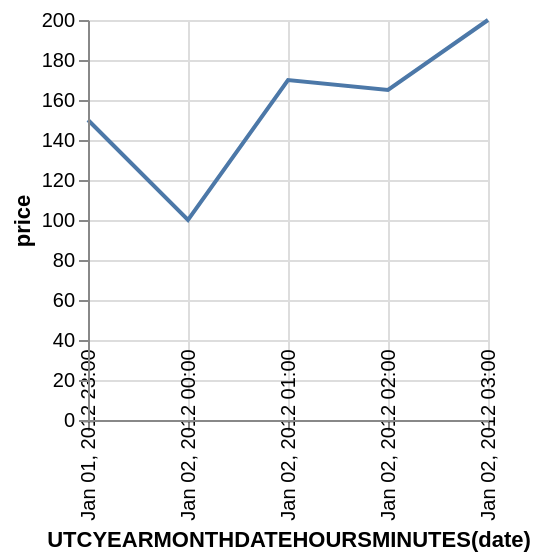

Vega-Lite specification for this chart:
### Vega specification from a JSON file in a GitHub repository (floating-point values rounded to 4 significant figures)
{"$schema": "http://vega.github.io/schema/vega/v3.0.json", "description": "Google's stock price over time.", "autosize": "pad", "padding": 5, "encode": {"update": {"fill": {"value": "transparent"}}}, "data": [{"name": "source_0", "values": [{"date": "Sun, 01 Jan 2012 23:00:00", "price": 150}, {"date": "Sun, 02 Jan 2012 00:00:00", "price": 100}, {"date": "Sun, 02 Jan 2012 01:00:00", "price": 170}, {"date": "Sun, 02 Jan 2012 02:00:00", "price": 165}, {"date": "Sun, 02 Jan 2012 03:00:00", "price": 200}], "format": {"type": "json", "parse": {"date": "date", "price": "number"}}, "transform": [{"type": "filter", "expr": "datum[\"date\"] !== null && !isNaN(datum[\"date\"]) && datum[\"price\"] !== null && !isNaN(datum[\"price\"])"}, {"type": "formula", "as": "utcyearmonthdatehoursminutes_date", "expr": "datetime(utcyear(datum[\"date\"]), utcmonth(datum[\"date\"]), utcdate(datum[\"date\"]), utchours(datum[\"date\"]), utcminutes(datum[\"date\"]), 0, 0)"}, {"type": "collect", "sort": {"field": "utcyearmonthdatehoursminutes_date", "order": "descending"}}]}], "signals": [{"name": "width", "update": "200"}, {"name": "height", "update": "200"}], "marks": [{"name": "marks", "type": "line", "from": {"data": "source_0"}, "encode": {"update": {"x": {"scale": "x", "field": "utcyearmonthdatehoursminutes_date"}, "y": {"scale": "y", "field": "price"}, "stroke": {"value": "#4c78a8"}}}}], "scales": [{"name": "x", "type": "time", "domain": {"data": "source_0", "field": "utcyearmonthdatehoursminutes_date"}, "range": [0, 200], "round": true, "nice": "minute"}, {"name": "y", "type": "linear", "domain": {"data": "source_0", "field": "price"}, "range": [200, 0], "round": true, "nice": true, "zero": true}], "axes": [{"scale": "x", "orient": "bottom", "tickCount": 5, "title": "UTCYEARMONTHDATEHOURSMINUTES(date)", "zindex": 1, "encode": {"labels": {"update": {"text": {"signal": "timeFormat(datum.value, '%b %d, %Y %H:%M')"}, "angle": {"value": 270}, "baseline": {"value": "middle"}}}}}, {"scale": "x", "domain": false, "grid": true, "labels": false, "orient": "bottom", "tickCount": 5, "ticks": false, "zindex": 0, "gridScale": "y"}, {"scale": "y", "format": "s", "orient": "left", "title": "price", "zindex": 1}, {"scale": "y", "domain": false, "format": "s", "grid": true, "labels": false, "orient": "left", "ticks": false, "zindex": 0, "gridScale": "x"}]}
